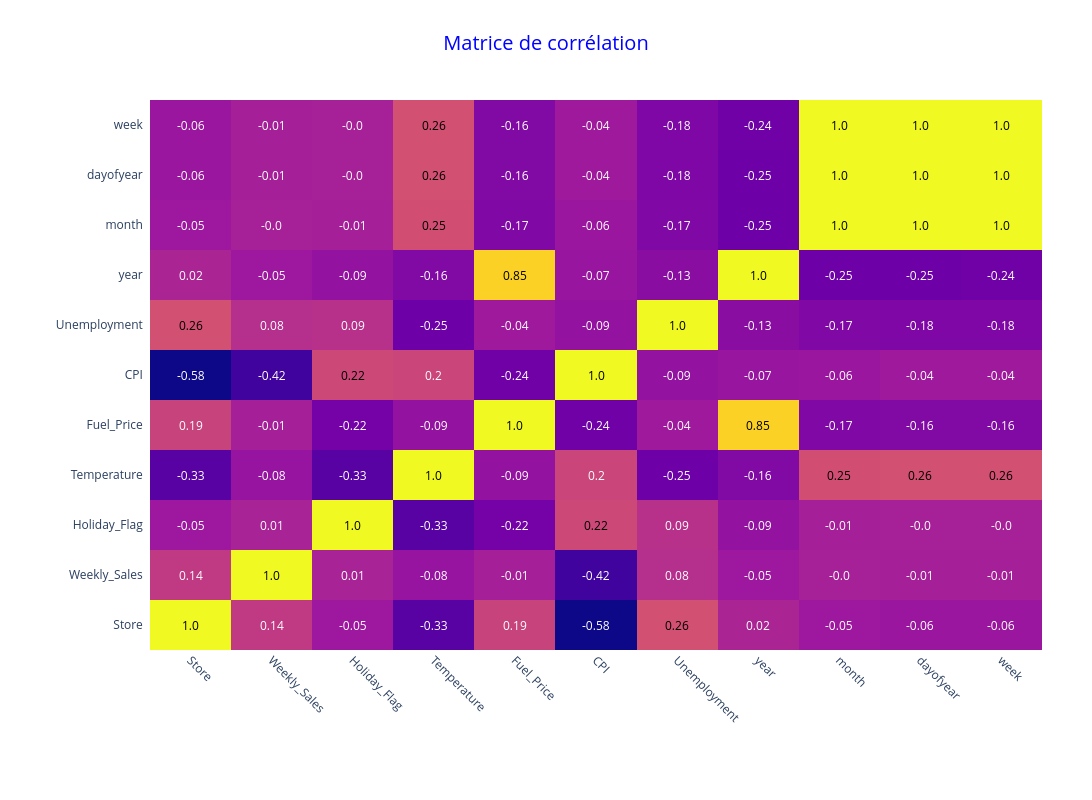

Source (notebook cell):
### Markdown cell above
### Matrice de corrélation entre les valeurs numériques du dataset

### Code cell
corr_matrix = df.corr(numeric_only=True).round(2)

fig_matrix = ff.create_annotated_heatmap(
    corr_matrix.values,
    x = corr_matrix.columns.tolist(),
    y = corr_matrix.index.tolist()
)

fig_matrix.update_layout(
    title= dict(text='Matrice de corrélation', x=0.5, font=dict(size=20, color='blue')),
    width=1600,
    height=800,
    margin=dict(l=150, r=50, t=100, b=150)
    )
fig_matrix.update_xaxes(tickangle=45, tickfont=dict(size=12), side="bottom")
fig_matrix.update_yaxes(tickfont=dict(size=12))
fig_matrix.show()

### Figure 1 — Plotly figure (JSON) as saved in the notebook; plotly's stock layout.template omitted (floating-point values rounded to 4 significant figures)
{"data": [{"colorscale": [[0, "#0d0887"], [0.1111, "#46039f"], [0.2222, "#7201a8"], [0.3333, "#9c179e"], [0.4444, "#bd3786"], [0.5556, "#d8576b"], [0.6667, "#ed7953"], [0.7778, "#fb9f3a"], [0.8889, "#fdca26"], [1, "#f0f921"]], "reversescale": false, "showscale": false, "type": "heatmap", "x": ["Store", "Weekly_Sales", "Holiday_Flag", "Temperature", "Fuel_Price", "CPI", "Unemployment", "year", "month", "dayofyear", "week"], "y": ["Store", "Weekly_Sales", "Holiday_Flag", "Temperature", "Fuel_Price", "CPI", "Unemployment", "year", "month", "dayofyear", "week"], "z": [[1.0, 0.14, -0.05, -0.33, 0.19, -0.58, 0.26, 0.02, -0.05, -0.06, -0.06], [0.14, 1.0, 0.01, -0.08, -0.01, -0.42, 0.08, -0.05, -0.0, -0.01, -0.01], [-0.05, 0.01, 1.0, -0.33, -0.22, 0.22, 0.09, -0.09, -0.01, -0.0, -0.0], [-0.33, -0.08, -0.33, 1.0, -0.09, 0.2, -0.25, -0.16, 0.25, 0.26, 0.26], [0.19, -0.01, -0.22, -0.09, 1.0, -0.24, -0.04, 0.85, -0.17, -0.16, -0.16], [-0.58, -0.42, 0.22, 0.2, -0.24, 1.0, -0.09, -0.07, -0.06, -0.04, -0.04], [0.26, 0.08, 0.09, -0.25, -0.04, -0.09, 1.0, -0.13, -0.17, -0.18, -0.18], [0.02, -0.05, -0.09, -0.16, 0.85, -0.07, -0.13, 1.0, -0.25, -0.25, -0.24], [-0.05, -0.0, -0.01, 0.25, -0.17, -0.06, -0.17, -0.25, 1.0, 1.0, 1.0], [-0.06, -0.01, -0.0, 0.26, -0.16, -0.04, -0.18, -0.25, 1.0, 1.0, 1.0], [-0.06, -0.01, -0.0, 0.26, -0.16, -0.04, -0.18, -0.24, 1.0, 1.0, 1.0]]}], "layout": {"annotations": [{"font": {"color": "#000000"}, "showarrow": false, "text": "1.0", "x": "Store", "xref": "x", "y": "Store", "yref": "y"}, {"font": {"color": "#FFFFFF"}, "showarrow": false, "text": "0.14", "x": "Weekly_Sales", "xref": "x", "y": "Store", "yref": "y"}, {"font": {"color": "#FFFFFF"}, "showarrow": false, "text": "-0.05", "x": "Holiday_Flag", "xref": "x", "y": "Store", "yref": "y"}, {"font": {"color": "#FFFFFF"}, "showarrow": false, "text": "-0.33", "x": "Temperature", "xref": "x", "y": "Store", "yref": "y"}, {"font": {"color": "#FFFFFF"}, "showarrow": false, "text": "0.19", "x": "Fuel_Price", "xref": "x", "y": "Store", "yref": "y"}, {"font": {"color": "#FFFFFF"}, "showarrow": false, "text": "-0.58", "x": "CPI", "xref": "x", "y": "Store", "yref": "y"}, {"font": {"color": "#000000"}, "showarrow": false, "text": "0.26", "x": "Unemployment", "xref": "x", "y": "Store", "yref": "y"}, {"font": {"color": "#FFFFFF"}, "showarrow": false, "text": "0.02", "x": "year", "xref": "x", "y": "Store", "yref": "y"}, {"font": {"color": "#FFFFFF"}, "showarrow": false, "text": "-0.05", "x": "month", "xref": "x", "y": "Store", "yref": "y"}, {"font": {"color": "#FFFFFF"}, "showarrow": false, "text": "-0.06", "x": "dayofyear", "xref": "x", "y": "Store", "yref": "y"}, {"font": {"color": "#FFFFFF"}, "showarrow": false, "text": "-0.06", "x": "week", "xref": "x", "y": "Store", "yref": "y"}, {"font": {"color": "#FFFFFF"}, "showarrow": false, "text": "0.14", "x": "Store", "xref": "x", "y": "Weekly_Sales", "yref": "y"}, {"font": {"color": "#000000"}, "showarrow": false, "text": "1.0", "x": "Weekly_Sales", "xref": "x", "y": "Weekly_Sales", "yref": "y"}, {"font": {"color": "#FFFFFF"}, "showarrow": false, "text": "0.01", "x": "Holiday_Flag", "xref": "x", "y": "Weekly_Sales", "yref": "y"}, {"font": {"color": "#FFFFFF"}, "showarrow": false, "text": "-0.08", "x": "Temperature", "xref": "x", "y": "Weekly_Sales", "yref": "y"}, {"font": {"color": "#FFFFFF"}, "showarrow": false, "text": "-0.01", "x": "Fuel_Price", "xref": "x", "y": "Weekly_Sales", "yref": "y"}, {"font": {"color": "#FFFFFF"}, "showarrow": false, "text": "-0.42", "x": "CPI", "xref": "x", "y": "Weekly_Sales", "yref": "y"}, {"font": {"color": "#FFFFFF"}, "showarrow": false, "text": "0.08", "x": "Unemployment", "xref": "x", "y": "Weekly_Sales", "yref": "y"}, {"font": {"color": "#FFFFFF"}, "showarrow": false, "text": "-0.05", "x": "year", "xref": "x", "y": "Weekly_Sales", "yref": "y"}, {"font": {"color": "#FFFFFF"}, "showarrow": false, "text": "-0.0", "x": "month", "xref": "x", "y": "Weekly_Sales", "yref": "y"}, {"font": {"color": "#FFFFFF"}, "showarrow": false, "text": "-0.01", "x": "dayofyear", "xref": "x", "y": "Weekly_Sales", "yref": "y"}, {"font": {"color": "#FFFFFF"}, "showarrow": false, "text": "-0.01", "x": "week", "xref": "x", "y": "Weekly_Sales", "yref": "y"}, {"font": {"color": "#FFFFFF"}, "showarrow": false, "text": "-0.05", "x": "Store", "xref": "x", "y": "Holiday_Flag", "yref": "y"}, {"font": {"color": "#FFFFFF"}, "showarrow": false, "text": "0.01", "x": "Weekly_Sales", "xref": "x", "y": "Holiday_Flag", "yref": "y"}, {"font": {"color": "#000000"}, "showarrow": false, "text": "1.0", "x": "Holiday_Flag", "xref": "x", "y": "Holiday_Flag", "yref": "y"}, {"font": {"color": "#FFFFFF"}, "showarrow": false, "text": "-0.33", "x": "Temperature", "xref": "x", "y": "Holiday_Flag", "yref": "y"}, {"font": {"color": "#FFFFFF"}, "showarrow": false, "text": "-0.22", "x": "Fuel_Price", "xref": "x", "y": "Holiday_Flag", "yref": "y"}, {"font": {"color": "#000000"}, "showarrow": false, "text": "0.22", "x": "CPI", "xref": "x", "y": "Holiday_Flag", "yref": "y"}, {"font": {"color": "#FFFFFF"}, "showarrow": false, "text": "0.09", "x": "Unemployment", "xref": "x", "y": "Holiday_Flag", "yref": "y"}, {"font": {"color": "#FFFFFF"}, "showarrow": false, "text": "-0.09", "x": "year", "xref": "x", "y": "Holiday_Flag", "yref": "y"}, {"font": {"color": "#FFFFFF"}, "showarrow": false, "text": "-0.01", "x": "month", "xref": "x", "y": "Holiday_Flag", "yref": "y"}, {"font": {"color": "#FFFFFF"}, "showarrow": false, "text": "-0.0", "x": "dayofyear", "xref": "x", "y": "Holiday_Flag", "yref": "y"}, {"font": {"color": "#FFFFFF"}, "showarrow": false, "text": "-0.0", "x": "week", "xref": "x", "y": "Holiday_Flag", "yref": "y"}, {"font": {"color": "#FFFFFF"}, "showarrow": false, "text": "-0.33", "x": "Store", "xref": "x", "y": "Temperature", "yref": "y"}, {"font": {"color": "#FFFFFF"}, "showarrow": false, "text": "-0.08", "x": "Weekly_Sales", "xref": "x", "y": "Temperature", "yref": "y"}, {"font": {"color": "#FFFFFF"}, "showarrow": false, "text": "-0.33", "x": "Holiday_Flag", "xref": "x", "y": "Temperature", "yref": "y"}, {"font": {"color": "#000000"}, "showarrow": false, "text": "1.0", "x": "Temperature", "xref": "x", "y": "Temperature", "yref": "y"}, {"font": {"color": "#FFFFFF"}, "showarrow": false, "text": "-0.09", "x": "Fuel_Price", "xref": "x", "y": "Temperature", "yref": "y"}, {"font": {"color": "#FFFFFF"}, "showarrow": false, "text": "0.2", "x": "CPI", "xref": "x", "y": "Temperature", "yref": "y"}, {"font": {"color": "#FFFFFF"}, "showarrow": false, "text": "-0.25", "x": "Unemployment", "xref": "x", "y": "Temperature", "yref": "y"}, {"font": {"color": "#FFFFFF"}, "showarrow": false, "text": "-0.16", "x": "year", "xref": "x", "y": "Temperature", "yref": "y"}, {"font": {"color": "#000000"}, "showarrow": false, "text": "0.25", "x": "month", "xref": "x", "y": "Temperature", "yref": "y"}, {"font": {"color": "#000000"}, "showarrow": false, "text": "0.26", "x": "dayofyear", "xref": "x", "y": "Temperature", "yref": "y"}, {"font": {"color": "#000000"}, "showarrow": false, "text": "0.26", "x": "week", "xref": "x", "y": "Temperature", "yref": "y"}, {"font": {"color": "#FFFFFF"}, "showarrow": false, "text": "0.19", "x": "Store", "xref": "x", "y": "Fuel_Price", "yref": "y"}, {"font": {"color": "#FFFFFF"}, "showarrow": false, "text": "-0.01", "x": "Weekly_Sales", "xref": "x", "y": "Fuel_Price", "yref": "y"}, {"font": {"color": "#FFFFFF"}, "showarrow": false, "text": "-0.22", "x": "Holiday_Flag", "xref": "x", "y": "Fuel_Price", "yref": "y"}, {"font": {"color": "#FFFFFF"}, "showarrow": false, "text": "-0.09", "x": "Temperature", "xref": "x", "y": "Fuel_Price", "yref": "y"}, {"font": {"color": "#000000"}, "showarrow": false, "text": "1.0", "x": "Fuel_Price", "xref": "x", "y": "Fuel_Price", "yref": "y"}, {"font": {"color": "#FFFFFF"}, "showarrow": false, "text": "-0.24", "x": "CPI", "xref": "x", "y": "Fuel_Price", "yref": "y"}, {"font": {"color": "#FFFFFF"}, "showarrow": false, "text": "-0.04", "x": "Unemployment", "xref": "x", "y": "Fuel_Price", "yref": "y"}, {"font": {"color": "#000000"}, "showarrow": false, "text": "0.85", "x": "year", "xref": "x", "y": "Fuel_Price", "yref": "y"}, {"font": {"color": "#FFFFFF"}, "showarrow": false, "text": "-0.17", "x": "month", "xref": "x", "y": "Fuel_Price", "yref": "y"}, {"font": {"color": "#FFFFFF"}, "showarrow": false, "text": "-0.16", "x": "dayofyear", "xref": "x", "y": "Fuel_Price", "yref": "y"}, {"font": {"color": "#FFFFFF"}, "showarrow": false, "text": "-0.16", "x": "week", "xref": "x", "y": "Fuel_Price", "yref": "y"}, {"font": {"color": "#FFFFFF"}, "showarrow": false, "text": "-0.58", "x": "Store", "xref": "x", "y": "CPI", "yref": "y"}, {"font": {"color": "#FFFFFF"}, "showarrow": false, "text": "-0.42", "x": "Weekly_Sales", "xref": "x", "y": "CPI", "yref": "y"}, {"font": {"color": "#000000"}, "showarrow": false, "text": "0.22", "x": "Holiday_Flag", "xref": "x", "y": "CPI", "yref": "y"}, {"font": {"color": "#FFFFFF"}, "showarrow": false, "text": "0.2", "x": "Temperature", "xref": "x", "y": "CPI", "yref": "y"}, {"font": {"color": "#FFFFFF"}, "showarrow": false, "text": "-0.24", "x": "Fuel_Price", "xref": "x", "y": "CPI", "yref": "y"}, {"font": {"color": "#000000"}, "showarrow": false, "text": "1.0", "x": "CPI", "xref": "x", "y": "CPI", "yref": "y"}, {"font": {"color": "#FFFFFF"}, "showarrow": false, "text": "-0.09", "x": "Unemployment", "xref": "x", "y": "CPI", "yref": "y"}, {"font": {"color": "#FFFFFF"}, "showarrow": false, "text": "-0.07", "x": "year", "xref": "x", "y": "CPI", "yref": "y"}, {"font": {"color": "#FFFFFF"}, "showarrow": false, "text": "-0.06", "x": "month", "xref": "x", "y": "CPI", "yref": "y"}, {"font": {"color": "#FFFFFF"}, "showarrow": false, "text": "-0.04", "x": "dayofyear", "xref": "x", "y": "CPI", "yref": "y"}, {"font": {"color": "#FFFFFF"}, "showarrow": false, "text": "-0.04", "x": "week", "xref": "x", "y": "CPI", "yref": "y"}, {"font": {"color": "#000000"}, "showarrow": false, "text": "0.26", "x": "Store", "xref": "x", "y": "Unemployment", "yref": "y"}, {"font": {"color": "#FFFFFF"}, "showarrow": false, "text": "0.08", "x": "Weekly_Sales", "xref": "x", "y": "Unemployment", "yref": "y"}, {"font": {"color": "#FFFFFF"}, "showarrow": false, "text": "0.09", "x": "Holiday_Flag", "xref": "x", "y": "Unemployment", "yref": "y"}, {"font": {"color": "#FFFFFF"}, "showarrow": false, "text": "-0.25", "x": "Temperature", "xref": "x", "y": "Unemployment", "yref": "y"}, {"font": {"color": "#FFFFFF"}, "showarrow": false, "text": "-0.04", "x": "Fuel_Price", "xref": "x", "y": "Unemployment", "yref": "y"}, {"font": {"color": "#FFFFFF"}, "showarrow": false, "text": "-0.09", "x": "CPI", "xref": "x", "y": "Unemployment", "yref": "y"}, {"font": {"color": "#000000"}, "showarrow": false, "text": "1.0", "x": "Unemployment", "xref": "x", "y": "Unemployment", "yref": "y"}, {"font": {"color": "#FFFFFF"}, "showarrow": false, "text": "-0.13", "x": "year", "xref": "x", "y": "Unemployment", "yref": "y"}, {"font": {"color": "#FFFFFF"}, "showarrow": false, "text": "-0.17", "x": "month", "xref": "x", "y": "Unemployment", "yref": "y"}, {"font": {"color": "#FFFFFF"}, "showarrow": false, "text": "-0.18", "x": "dayofyear", "xref": "x", "y": "Unemployment", "yref": "y"}, {"font": {"color": "#FFFFFF"}, "showarrow": false, "text": "-0.18", "x": "week", "xref": "x", "y": "Unemployment", "yref": "y"}, {"font": {"color": "#FFFFFF"}, "showarrow": false, "text": "0.02", "x": "Store", "xref": "x", "y": "year", "yref": "y"}, {"font": {"color": "#FFFFFF"}, "showarrow": false, "text": "-0.05", "x": "Weekly_Sales", "xref": "x", "y": "year", "yref": "y"}, {"font": {"color": "#FFFFFF"}, "showarrow": false, "text": "-0.09", "x": "Holiday_Flag", "xref": "x", "y": "year", "yref": "y"}, {"font": {"color": "#FFFFFF"}, "showarrow": false, "text": "-0.16", "x": "Temperature", "xref": "x", "y": "year", "yref": "y"}, {"font": {"color": "#000000"}, "showarrow": false, "text": "0.85", "x": "Fuel_Price", "xref": "x", "y": "year", "yref": "y"}, {"font": {"color": "#FFFFFF"}, "showarrow": false, "text": "-0.07", "x": "CPI", "xref": "x", "y": "year", "yref": "y"}, {"font": {"color": "#FFFFFF"}, "showarrow": false, "text": "-0.13", "x": "Unemployment", "xref": "x", "y": "year", "yref": "y"}, {"font": {"color": "#000000"}, "showarrow": false, "text": "1.0", "x": "year", "xref": "x", "y": "year", "yref": "y"}, {"font": {"color": "#FFFFFF"}, "showarrow": false, "text": "-0.25", "x": "month", "xref": "x", "y": "year", "yref": "y"}, {"font": {"color": "#FFFFFF"}, "showarrow": false, "text": "-0.25", "x": "dayofyear", "xref": "x", "y": "year", "yref": "y"}, {"font": {"color": "#FFFFFF"}, "showarrow": false, "text": "-0.24", "x": "week", "xref": "x", "y": "year", "yref": "y"}, {"font": {"color": "#FFFFFF"}, "showarrow": false, "text": "-0.05", "x": "Store", "xref": "x", "y": "month", "yref": "y"}, {"font": {"color": "#FFFFFF"}, "showarrow": false, "text": "-0.0", "x": "Weekly_Sales", "xref": "x", "y": "month", "yref": "y"}, {"font": {"color": "#FFFFFF"}, "showarrow": false, "text": "-0.01", "x": "Holiday_Flag", "xref": "x", "y": "month", "yref": "y"}, {"font": {"color": "#000000"}, "showarrow": false, "text": "0.25", "x": "Temperature", "xref": "x", "y": "month", "yref": "y"}, {"font": {"color": "#FFFFFF"}, "showarrow": false, "text": "-0.17", "x": "Fuel_Price", "xref": "x", "y": "month", "yref": "y"}, {"font": {"color": "#FFFFFF"}, "showarrow": false, "text": "-0.06", "x": "CPI", "xref": "x", "y": "month", "yref": "y"}, {"font": {"color": "#FFFFFF"}, "showarrow": false, "text": "-0.17", "x": "Unemployment", "xref": "x", "y": "month", "yref": "y"}, {"font": {"color": "#FFFFFF"}, "showarrow": false, "text": "-0.25", "x": "year", "xref": "x", "y": "month", "yref": "y"}, {"font": {"color": "#000000"}, "showarrow": false, "text": "1.0", "x": "month", "xref": "x", "y": "month", "yref": "y"}, {"font": {"color": "#000000"}, "showarrow": false, "text": "1.0", "x": "dayofyear", "xref": "x", "y": "month", "yref": "y"}, {"font": {"color": "#000000"}, "showarrow": false, "text": "1.0", "x": "week", "xref": "x", "y": "month", "yref": "y"}, {"font": {"color": "#FFFFFF"}, "showarrow": false, "text": "-0.06", "x": "Store", "xref": "x", "y": "dayofyear", "yref": "y"}, {"font": {"color": "#FFFFFF"}, "showarrow": false, "text": "-0.01", "x": "Weekly_Sales", "xref": "x", "y": "dayofyear", "yref": "y"}, {"font": {"color": "#FFFFFF"}, "showarrow": false, "text": "-0.0", "x": "Holiday_Flag", "xref": "x", "y": "dayofyear", "yref": "y"}, {"font": {"color": "#000000"}, "showarrow": false, "text": "0.26", "x": "Temperature", "xref": "x", "y": "dayofyear", "yref": "y"}, {"font": {"color": "#FFFFFF"}, "showarrow": false, "text": "-0.16", "x": "Fuel_Price", "xref": "x", "y": "dayofyear", "yref": "y"}, {"font": {"color": "#FFFFFF"}, "showarrow": false, "text": "-0.04", "x": "CPI", "xref": "x", "y": "dayofyear", "yref": "y"}, {"font": {"color": "#FFFFFF"}, "showarrow": false, "text": "-0.18", "x": "Unemployment", "xref": "x", "y": "dayofyear", "yref": "y"}, {"font": {"color": "#FFFFFF"}, "showarrow": false, "text": "-0.25", "x": "year", "xref": "x", "y": "dayofyear", "yref": "y"}, {"font": {"color": "#000000"}, "showarrow": false, "text": "1.0", "x": "month", "xref": "x", "y": "dayofyear", "yref": "y"}, {"font": {"color": "#000000"}, "showarrow": false, "text": "1.0", "x": "dayofyear", "xref": "x", "y": "dayofyear", "yref": "y"}, {"font": {"color": "#000000"}, "showarrow": false, "text": "1.0", "x": "week", "xref": "x", "y": "dayofyear", "yref": "y"}, {"font": {"color": "#FFFFFF"}, "showarrow": false, "text": "-0.06", "x": "Store", "xref": "x", "y": "week", "yref": "y"}, {"font": {"color": "#FFFFFF"}, "showarrow": false, "text": "-0.01", "x": "Weekly_Sales", "xref": "x", "y": "week", "yref": "y"}, {"font": {"color": "#FFFFFF"}, "showarrow": false, "text": "-0.0", "x": "Holiday_Flag", "xref": "x", "y": "week", "yref": "y"}, {"font": {"color": "#000000"}, "showarrow": false, "text": "0.26", "x": "Temperature", "xref": "x", "y": "week", "yref": "y"}, {"font": {"color": "#FFFFFF"}, "showarrow": false, "text": "-0.16", "x": "Fuel_Price", "xref": "x", "y": "week", "yref": "y"}, {"font": {"color": "#FFFFFF"}, "showarrow": false, "text": "-0.04", "x": "CPI", "xref": "x", "y": "week", "yref": "y"}, {"font": {"color": "#FFFFFF"}, "showarrow": false, "text": "-0.18", "x": "Unemployment", "xref": "x", "y": "week", "yref": "y"}, {"font": {"color": "#FFFFFF"}, "showarrow": false, "text": "-0.24", "x": "year", "xref": "x", "y": "week", "yref": "y"}, {"font": {"color": "#000000"}, "showarrow": false, "text": "1.0", "x": "month", "xref": "x", "y": "week", "yref": "y"}, {"font": {"color": "#000000"}, "showarrow": false, "text": "1.0", "x": "dayofyear", "xref": "x", "y": "week", "yref": "y"}, {"font": {"color": "#000000"}, "showarrow": false, "text": "1.0", "x": "week", "xref": "x", "y": "week", "yref": "y"}], "height": 800, "margin": {"b": 150, "l": 150, "r": 50, "t": 100}, "title": {"font": {"color": "blue", "size": 20}, "text": "Matrice de corrélation", "x": 0.5}, "width": 1600, "xaxis": {"dtick": 1, "gridcolor": "rgb(0, 0, 0)", "side": "bottom", "tickangle": 45, "tickfont": {"size": 12}, "ticks": ""}, "yaxis": {"dtick": 1, "tickfont": {"size": 12}, "ticks": "", "ticksuffix": "  "}}}
